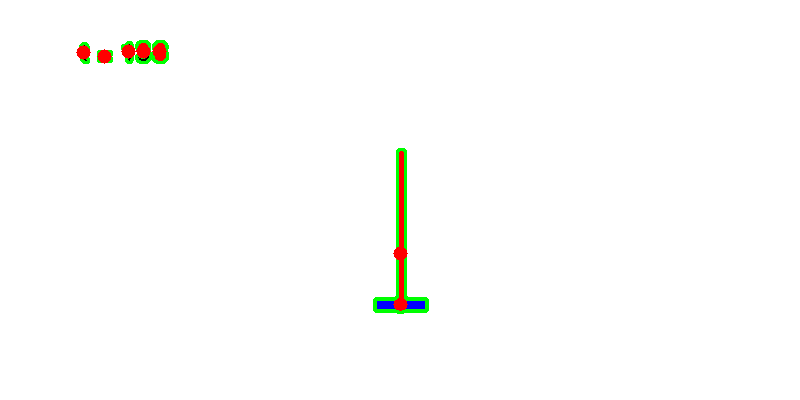
#> input picture detection/image138.png, 800 x 400 px, given in place of image138.png.png, which was not available
$ python -i tracker.py   (imports and definitions only)
#> lines starting #> are read from the running program, lines starting #| are printed output that depends on the picture; after the words box and inside, x2 and y2 are one past the last pixel; in counts of white or black regions, pixels touching at a corner belong together; pictures that were not available may be replaced by others from this repository, and a replacement may not be noted
import numpy as np
import cv2

def findCenter(timeStep):
    # Read the image
#> called with timeStep = 'detection/image138.png'
    image = cv2.imread('./screenshots/Screenshot_{}.png'.format(timeStep))
#> image is the input picture: shape (400, 800, 3); mean B, G, R 252.1, 253.3, 253.3

    # Convert BGR to HSV
    hsv = cv2.cvtColor(image, cv2.COLOR_BGR2HSV)
#> hsv: shape (400, 800, 3); mean H, S, V 0.5, 3.1, 255

    # Define the range of blue color in HSV
    lower_blue = np.array([100, 50, 50])
    upper_blue = np.array([130, 255, 255])

    # Threshold the HSV image to get only blue colors
    bmask = cv2.inRange(hsv, lower_blue, upper_blue)
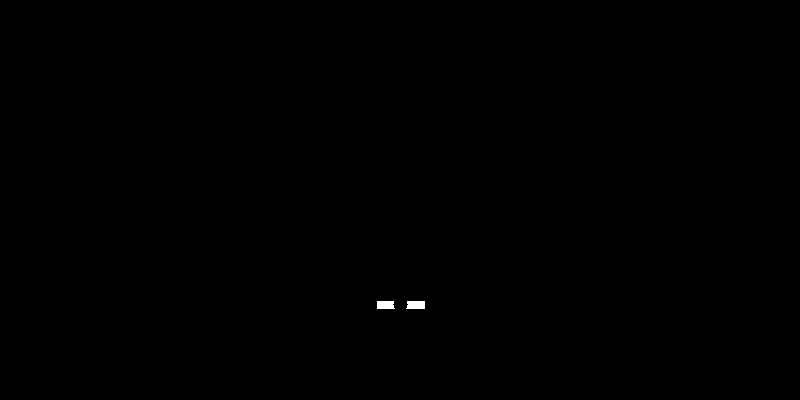
#> bmask: shape (400, 800); 0.09% white; 2 white regions

    # Find contours and process the blue mask
    bcontours, _ = cv2.findContours(bmask, cv2.RETR_LIST, cv2.CHAIN_APPROX_SIMPLE)
#> bcontours = 2 contours; box (x1, y1, x2, y2) and area: (406, 301, 425, 309) 118, (377, 301, 395, 309) 112
    cartx, carty = None, None

    for contour in bcontours:
        M = cv2.moments(contour)
        if M['m00'] != 0:
            cx = int(M['m10'] / M['m00'])
            cy = int(M['m01'] / M['m00'])
			# Center x position relative to image width
            cartx = cx - image.shape[1] / 2
            carty = cy
            break  # Only process the first contour
#> this loop made 1 pass
#> (cx, cy, cartx, carty) on pass 1: (415, 304, 15, 304)

    # Convert the image to grayscale for pole detection
    gray = cv2.cvtColor(image, cv2.COLOR_BGR2GRAY)
    blur = cv2.GaussianBlur(gray, (5, 5), cv2.BORDER_DEFAULT)
    ret, thresh = cv2.threshold(blur, 200, 255, cv2.THRESH_BINARY_INV)
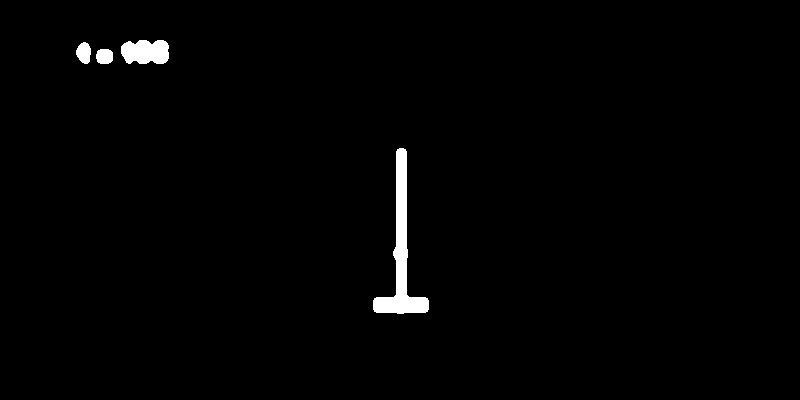
#> thresh: shape (400, 800); 1.3% white; 4 white regions

    # Find contours for pole detection
    contours, hierarchies = cv2.findContours(thresh, cv2.RETR_LIST, cv2.CHAIN_APPROX_SIMPLE)
#> contours = 4 contours; box (x1, y1, x2, y2) and area: (373, 148, 429, 314) 2343, (121, 40, 169, 64) 922, (76, 42, 91, 64) 220, (96, 49, 113, 64) 198
    polex, poley = None, None

    for contour in contours:
        M = cv2.moments(contour)
        if M['m00'] != 0:
            cx = int(M['m10'] / M['m00'])
            cy = int(M['m01'] / M['m00'])
            polex, poley = cx, cy
            break  # Only process the first contour
#> this loop made 1 pass
#> (cx, cy, polex, poley) on pass 1: (400, 252, 400, 252)

    if cartx is None or polex is None:
        return None, None  # Return None if either cart or pole not detected

    # Calculate theta (angle of the pendulum)
    if polex == (cartx + image.shape[1] / 2):
        theta = 0
    else:
        theta = np.pi / 2 - np.arctan(np.abs((poley - carty) / (polex - (cartx + image.shape[1] / 2))))
#> theta = 0.281

    # Draw contours and centers on the image
    cv2.drawContours(image, bcontours, -1, (0, 255, 0), 2)
    cv2.circle(image, (int(cartx + image.shape[1] / 2), carty), 7, (0, 0, 255), -1)
    cv2.drawContours(image, contours, -1, (0, 255, 0), 2)
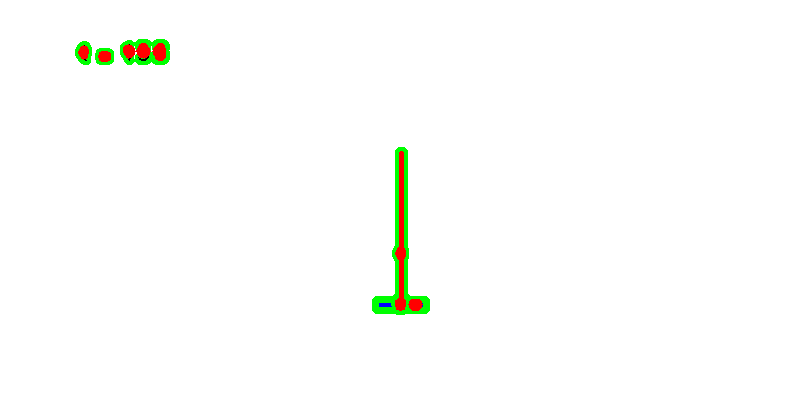
#> image: shape (400, 800, 3); mean B, G, R 251.3, 253.5, 252.6
    cv2.circle(image, (polex, poley), 7, (0, 0, 255), -1)
#> image: shape (400, 800, 3); 0.01% of pixels changed, all inside (x1, y1, x2, y2) = (393, 246, 408, 258)

    # Save the image with contours and centers
    cv2.imwrite("./detection/image_{}.png".format(timeStep), image)

    return cartx, theta

>>> result = findCenter('detection/image138.png')
#> result = (15, 0.281)
